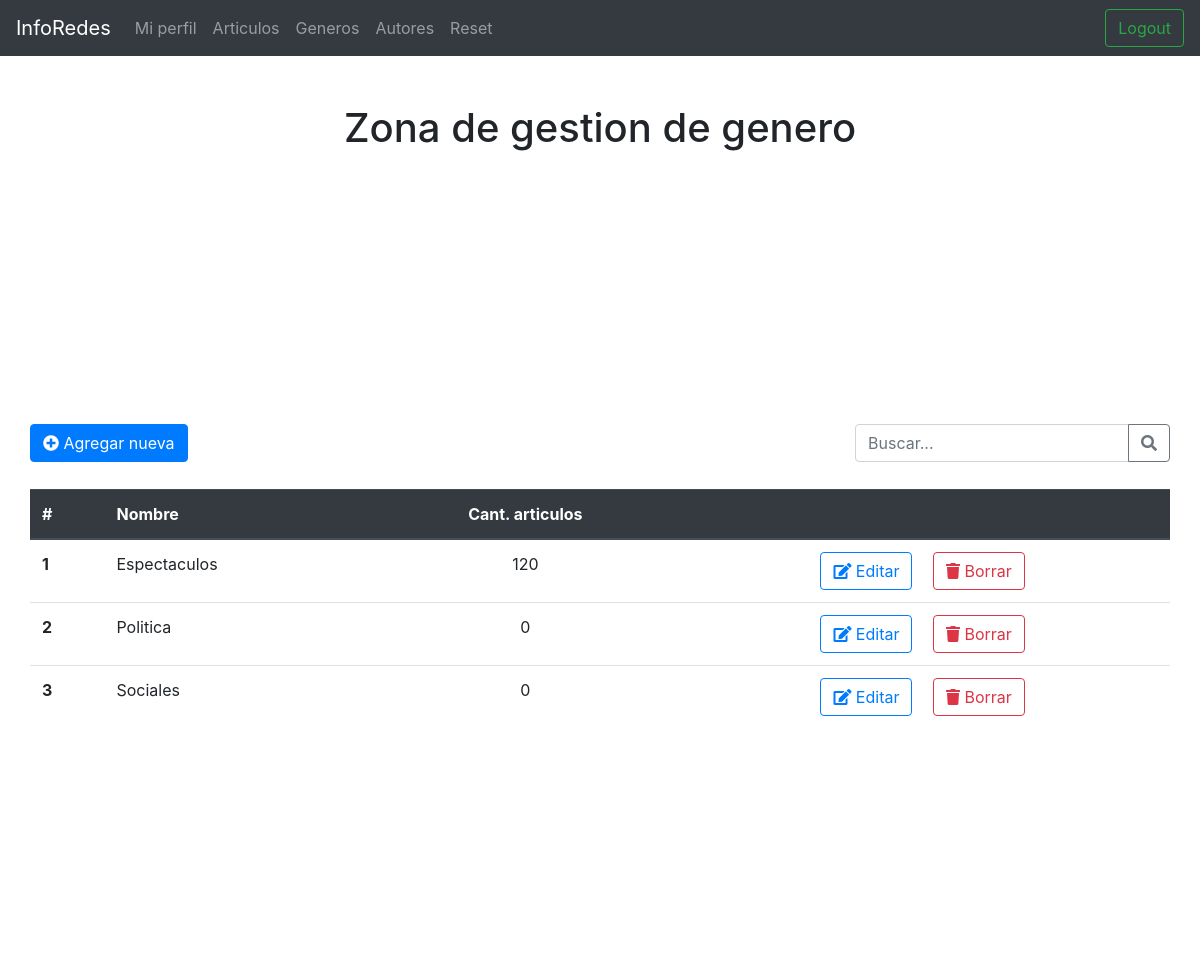
The app's page /Diario/admin/registro_genero.php (signed in) with its own data.
### tables this page shows
CREATE TABLE `genero` (
  `id` int(10) UNSIGNED NOT NULL,
  `nombre` varchar(50) NOT NULL,
  `activo` int(11) NOT NULL DEFAULT 1
);

### backend/base_datos.php (called while the page is built, shortened)
<?php
    $conexion = NULL;
    function getConexion()
    {
        global $conexion;
        if($conexion){
            return $conexion;
        }else{
            $conexion = mysqli_connect(HOST, USER, PWD, DB);
            mysqli_set_charset($conexion,"utf8");
            return $conexion;
        }
    }
    function ejecutarConsulta($sql){
        $conexion = getConexion();
        $response = mysqli_query($conexion,$sql);
        $tipo_sql = substr( $sql , 0 , 6);
        if( $tipo_sql=="INSERT" || $tipo_sql=="UPDATE" ){
            return mysqli_insert_id( $conexion );
        }else{
           return  mysqli_fetch_all($response, MYSQLI_ASSOC);
        }
    }
?>

### backend/genero_crud.php (called while the page is built, shortened)
<?php
    require_once 'base_datos.php';
    function getGenero( $id=NULL ){
        $where_id = "1";
        $sql = "SELECT genero.* FROM genero WHERE activo = 1 AND $where_id";
        return ejecutarConsulta($sql);
    }
?>

### backend/articulos_crud.php (called while the page is built, shortened)
<?php
    require_once 'base_datos.php';
    function getArticuloByGenero( $genero_id ){
        $sql =  "SELECT articulo.id, articulo.titulo, articulo.contenido, articulo.imagen_1, articulo.subtitulo, articulo.fecha, articulo.autor_id, autor.nombre autor, genero.nombre genero, articulo.activo
        from articulo
        inner join autor on autor_id=autor.id
        inner join genero on genero_id=genero.id   WHERE articulo.genero_id = $genero_id ORDER BY `articulo`.`id` DESC";
        return ejecutarConsulta($sql);
    }
?>

### Diario/admin/registro_genero.php (the view, shortened to what this page needs)
<?php
 require "../../backend/genero_crud.php";
 require "../../backend/articulos_crud.php";
	$listaGeneros = getGenero();
?>
<!DOCTYPE html>
<html lang="en">
<head>
	<link rel="stylesheet" href="estilos.css">
	 <link rel="stylesheet" href="https://use.fontawesome.com/releases/v5.3.1/css/all.css">
	<link rel="stylesheet" href="https://stackpath.bootstrapcdn.com/bootstrap/4.4.0/css/bootstrap.min.css">
</head>
<body>
<h1 class="text-center mt-5">Zona de gestion de genero</h1>
<div class="container">
	<div class="row  d-flex justify-content-between mt-5">
		<button class="btn btn-primary" onclick="desplegarForm()"><i class="fas fa-plus-circle"></i> Agregar nueva</button>
		<form >
			<div class="input-group">
				<input type="text" class="form-control" placeholder="Buscar..." aria-label="Recipient's username" aria-describedby="button-addon2">
				<div class="input-group-append">
					<button class="btn btn-outline-secondary" type="button" id="button-addon2"><i class="fas fa-search"></i></button>
				</div>
			</div>
		</form>
	</div>
	<div class="row mt-3">
		<table class="table table-hover">
			<thead class="thead-dark">
				<tr>
				<th scope="col">#</th>
				<th scope="col">Nombre</th>
				<th scope="col" class="text-center">Cant. articulos</th>
				<th scope="col " >
				</th>
				</tr>
			</thead>
			<tbody>
			<?php foreach( $listaGeneros as $genero ) {?>
							  <tr>
								<th scope='row'><?php echo $genero['id']; ?></th>
								<td><?php echo $genero['nombre']; ?></td>
								<td class="text-center"><?php echo count( getArticuloByGenero($genero["id"]) ) ?></td>
								<td class='text-center'>
									<button onclick='pedirJson(<?php echo $genero["id"]; ?>)' class='btn btn-outline-primary mr-3'><i class='fas fa-edit'></i> Editar</button>
									<button onclick='borrarRegistro(<?php echo $genero["id"]; ?>)' class='btn btn-outline-danger'><i class='fas fa-trash'></i> Borrar</button></td>
								</tr>
			<?php	}	?>
			</tbody>
		</table>
	</div>
</div>
</body>
</html>

### Diario/admin/estilos.css (style rules this page uses)
html, body { height: 100%; font-family: "Numans", sans-serif; }
.container { height: 100%; align-content: center; }
table { margin-top: 1%; margin-bottom: 2%; padding: 10%; }
.container { background-color: white; }

### records on screen
genero: id "1", nombre "Espectaculos", count( getArticuloByGenero($genero["id"]) ) "120"
genero: id "2", nombre "Politica", count( getArticuloByGenero($genero["id"]) ) "0"
genero: id "3", nombre "Sociales", count( getArticuloByGenero($genero["id"]) ) "0"
